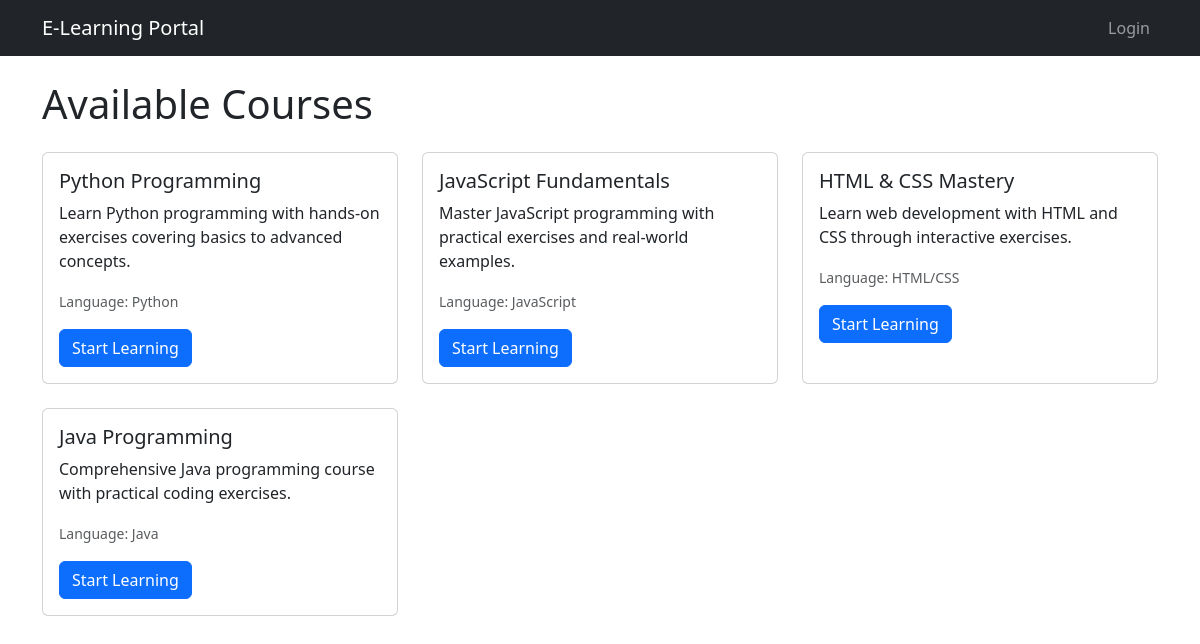
The page / on the database its author committed.
### courses/models.py (models this page shows, shortened)
class Course(models.Model):
    title = models.CharField(max_length=200)
    description = models.TextField()
    language = models.CharField(max_length=50)
    created_at = models.DateTimeField(auto_now_add=True)
    updated_at = models.DateTimeField(auto_now=True)
    image = models.ImageField(upload_to='course_images/', null=True, blank=True)

### courses/views.py (the view)
# urls.py: path('', views.course_list, name='course_list'),
def course_list(request):
    courses = Course.objects.all()
    return render(request, 'courses/course_list.html', {'courses': courses})

### courses/templates/courses/course_list.html (shortened to what this page needs)
{% extends 'courses/base.html' %}
{% block content %}
<h1 class="mb-4">Available Courses</h1>
<div class="row row-cols-1 row-cols-md-3 g-4">
    {% for course in courses %}
    <div class="col">
        <div class="card h-100 course-card">
            <div class="card-body">
                <h5 class="card-title">{{ course.title }}</h5>
                <p class="card-text">{{ course.description|truncatewords:30 }}</p>
                <p class="card-text"><small class="text-muted">Language: {{ course.language }}</small></p>
                <a href="{% url 'courses:course_detail' course.id %}" class="btn btn-primary">Start Learning</a>
            </div>
        </div>
    </div>
    {% empty %}
    <div class="col-12">
        <div class="alert alert-info">
            No courses available at the moment. Please check back later!
        </div>
    </div>
    {% endfor %}
</div>
{% endblock %}

### courses/templates/courses/base.html (shortened to what this page needs)
<!DOCTYPE html>
<html lang="en">
<head>
    <link href="https://cdn.jsdelivr.net/npm/bootstrap@5.3.0/dist/css/bootstrap.min.css" rel="stylesheet">
</head>
<body>
    <nav class="navbar navbar-expand-lg navbar-dark bg-dark">
        <div class="container">
            <a class="navbar-brand" href="{% url 'courses:course_list' %}">E-Learning Portal</a>
            <div class="collapse navbar-collapse" id="navbarNav">
                <ul class="navbar-nav ms-auto">
                    {% if user.is_authenticated %}
                        <li class="nav-item">
                            <span class="nav-link">Welcome, {{ user.username }}</span>
                        </li>
                        <li class="nav-item">
                            <a class="nav-link" href="{% url 'logout' %}">Logout</a>
                        </li>
                    {% else %}
                        <li class="nav-item">
                            <a class="nav-link" href="{% url 'login' %}">Login</a>
                        </li>
                    {% endif %}
                </ul>
            </div>
        </div>
    </nav>
    <div class="container mt-4">
        {% block content %}
        {% endblock %}
    </div>
</body>
</html>

### courses/templates/courses/base.html (style rules this page uses)
.course-card { transition: transform 0.2s; }

### rows shown on the page
Course: title "Python Programming", description "Learn Python programming with hands-on exercises covering basics to advanced concepts.", language "Python"
Course: title "JavaScript Fundamentals", description "Master JavaScript programming with practical exercises and real-world examples.", language "JavaScript"
Course: title "HTML & CSS Mastery", description "Learn web development with HTML and CSS through interactive exercises.", language "HTML/CSS"
Course: title "Java Programming", description "Comprehensive Java programming course with practical coding exercises.", language "Java"
